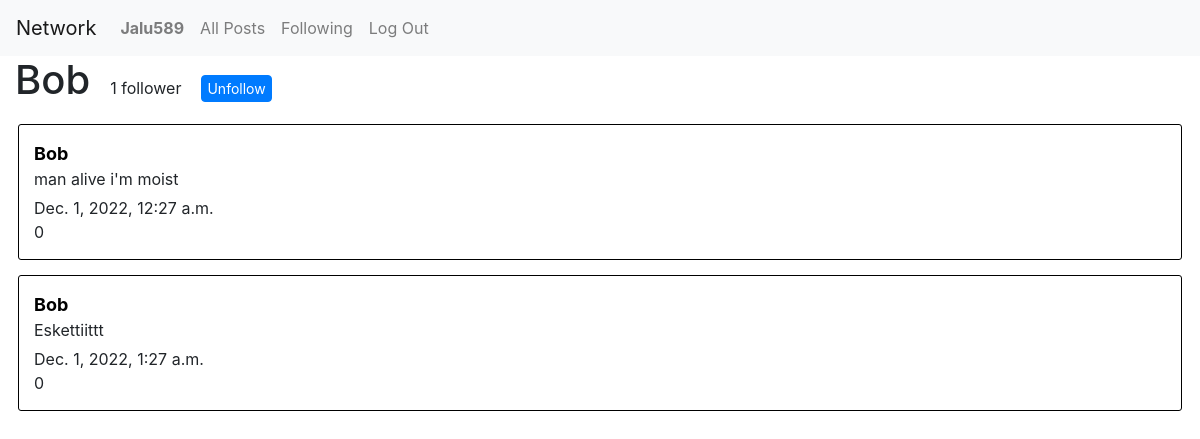
Page /user/3 (signed in) on the committed database.
### network/models.py (models this page shows, shortened)
class User(AbstractUser):
    pass

class Post(models.Model):
    content = models.TextField(blank=False)
    poster = models.ForeignKey("User", on_delete=models.CASCADE, related_name="posts")
    like_count = models.IntegerField(default=0)
    timestamp = models.DateTimeField("Time posted", auto_now_add=True)
    likers =  models.ManyToManyField(User, blank=True, related_name="liked")

### network/views.py (the view)
# urls.py: path('user/<int:user_id>', views.user, name="user"),
def user(request, user_id):
    try:
        user = User.objects.get(pk=user_id)
    except User.DoesNotExist:
        return JsonResponse({"error": "User not found."}, status=404)
    posts = Post.objects.filter(poster=user)
    follows = Follow.objects.filter(followee=user_id)
    followers = []
    for follow in follows:
        followers.append(follow.follower)
    return render(request, "network/user.html", {
        "username": user,
        "posts": posts,
        "followers": followers
    })

### network/templates/network/user.html (shortened to what this page needs)
{% extends "network/layout.html" %}
{% load static %}
{% block body %}
{% if user != username and user.is_authenticated %}
<div class="user-follow">
    <h1 id="follow-name">{{username}}</h1>
    <p id="follow-count">{{ followers|length }} follower{% if followers|length != 1%}s{%endif%}</p>
    <button id="follow-button" class="btn btn-primary" value={{username}}>
        {% if user in followers %}
        Unfollow
        {% else %}
        Follow
        {% endif %}
    </button>
</div>
{% else %}
<h1>{{username}}</h1>
<p>{{ followers|length }}</p>
{% endif %}
{% for post in posts %}
<div class="post">
    <a class="post-user" href="{% url 'user' post.poster.id %}">{{post.poster}}</a>
    <p class="post-content">{{post.content}}</p>
    <p class="timestamp">{{post.timestamp}}</p>
    <p>{{post.like_count}}</p>
</div>
{% endfor %}
{% endblock %}

### network/templates/network/layout.html (shortened to what this page needs)
{% load static %}
<!DOCTYPE html>
<html lang="en">
    <head>
        <link rel="stylesheet" href="https://stackpath.bootstrapcdn.com/bootstrap/4.4.1/css/bootstrap.min.css">
        <link href="{% static 'network/styles.css' %}" rel="stylesheet">
    </head>
    <body>
        <nav class="navbar navbar-expand-lg  navbar-expand-md navbar-expand-sm navbar-light bg-light">
            <a class="navbar-brand" href="#">Network</a>
            <div>
              <ul class="navbar-nav mr-auto">
                {% if user.is_authenticated %}
                    <li class="nav-item">
                        <a class="nav-link" id="user" href="{% url 'user' user.id %}"><strong>{{ user.username }}</strong></a>
                    </li>
                {% endif %}
                <li class="nav-item">
                  <a class="nav-link" id="all" href="{% url 'index' %}">All Posts</a>
                </li>
                {% if user.is_authenticated %}
                    <li class="nav-item">
                        <a class="nav-link" id="following" href="#">Following</a>
                    </li>
                    <li class="nav-item">
                        <a class="nav-link" href="{% url 'logout' %}">Log Out</a>
                    </li>
                {% endif %}
              </ul>
            </div>
          </nav>
        <div class="body">
            {% block body %}
            {% endblock %}
        </div>
    </body>
</html>

### network/static/network/styles.css (style rules this page uses)
body { margin: 0; padding: 0; }
p { margin-top: 0px; margin-bottom: 0px; }
h1 { margin-left: 15px; margin-bottom: 20px; }
#new-post, .post { width: 97%; margin: auto; border: 0.5px solid black; border-radius: 3px; padding: 15px; margin-bottom: 15px; }
.post-user { font-size: 18px; color: black; font-weight: 700; }
.post-content { margin-bottom: 5px; max-height: 70px; overflow: hidden; }
.user-follow { display: flex; align-items: baseline; margin-bottom: 20px; }
#follow-button { font-size: 14px; padding: 2px 5px; }
#follow-name { margin-bottom: 0px; margin-right: 20px; }
#follow-count { margin-right: 20px; }

### rows in the picture
User: username "Jalu589"
User: username "Bob"
Post: poster "Bob", content "man alive i'm moist", timestamp "Dec. 1, 2022, 12:27 a.m.", like_count "0"
Post: poster "Bob", content "Eskettiittt", timestamp "Dec. 1, 2022, 1:27 a.m.", like_count "0"

### other values in the picture
{{ followers|length }} "1"
